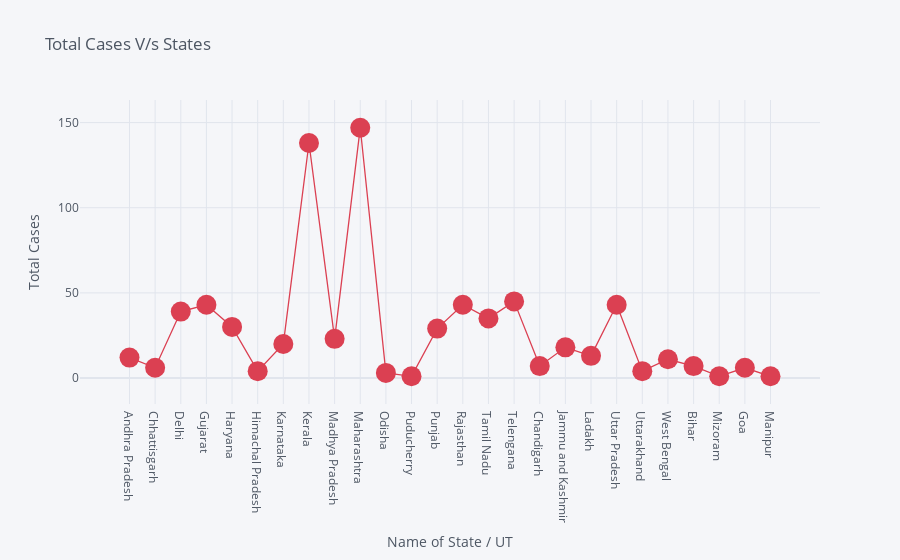
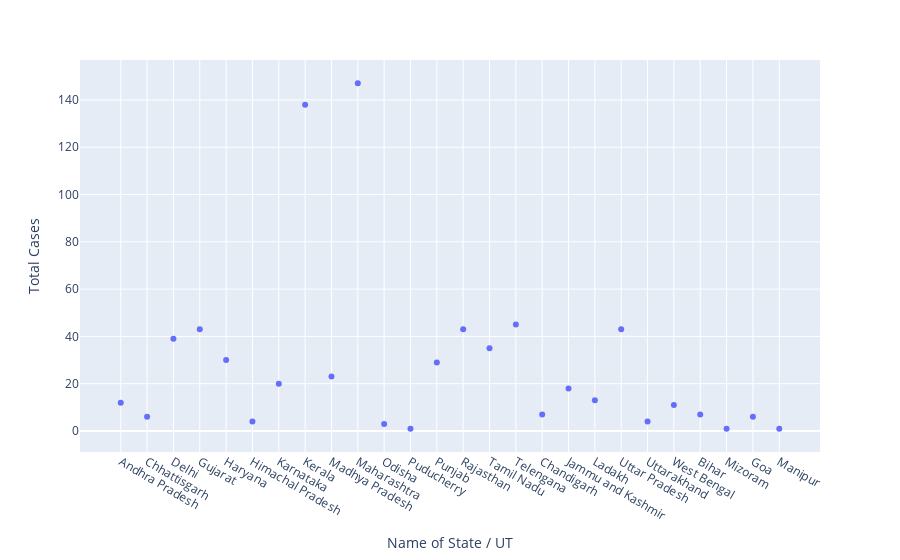

These figures' notebook cell, in order:
### Code cell
df.iplot(kind='scatter',x='Name of State / UT',y='Total Cases',mode='markers+lines',title='Total Cases V/s States',xTitle='Name of State / UT',yTitle='Total Cases',colors='red',size=20)
px.scatter(df,x='Name of State / UT',y='Total Cases')

### Figure 1 — Plotly figure (JSON) as saved in the notebook; plotly's stock layout.template omitted (floating-point values rounded to 4 significant figures)
{"data": [{"line": {"color": "rgba(219, 64, 82, 1.0)", "dash": "solid", "shape": "linear", "width": 1.3}, "marker": {"size": 20, "symbol": "circle"}, "mode": "markers+lines", "name": "Total Cases", "text": "", "type": "scatter", "x": ["Andhra Pradesh", "Chhattisgarh", "Delhi", "Gujarat", "Haryana", "Himachal Pradesh", "Karnataka", "Kerala", "Madhya Pradesh", "Maharashtra", "Odisha", "Puducherry", "Punjab", "Rajasthan", "Tamil Nadu", "Telengana", "Chandigarh", "Jammu and Kashmir", "Ladakh", "Uttar Pradesh", "Uttarakhand", "West Bengal", "Bihar", "Mizoram", "Goa", "Manipur"], "y": [12, 6, 39, 43, 30, 4, 20, 138, 23, 147, 3, 1, 29, 43, 35, 45, 7, 18, 13, 43, 4, 11, 7, 1, 6, 1]}], "layout": {"legend": {"bgcolor": "#F5F6F9", "font": {"color": "#4D5663"}}, "paper_bgcolor": "#F5F6F9", "plot_bgcolor": "#F5F6F9", "title": {"font": {"color": "#4D5663"}, "text": "Total Cases V/s States"}, "xaxis": {"gridcolor": "#E1E5ED", "showgrid": true, "tickfont": {"color": "#4D5663"}, "title": {"font": {"color": "#4D5663"}, "text": "Name of State / UT"}, "zerolinecolor": "#E1E5ED"}, "yaxis": {"gridcolor": "#E1E5ED", "showgrid": true, "tickfont": {"color": "#4D5663"}, "title": {"font": {"color": "#4D5663"}, "text": "Total Cases"}, "zerolinecolor": "#E1E5ED"}}}

### Figure 2 — Plotly figure (JSON) as saved in the notebook; plotly's stock layout.template omitted (floating-point values rounded to 4 significant figures)
{"data": [{"hovertemplate": "Name of State / UT=%{x}<br>Total Cases=%{y}<extra></extra>", "legendgroup": "", "marker": {"color": "#636efa", "symbol": "circle"}, "mode": "markers", "name": "", "orientation": "v", "showlegend": false, "type": "scatter", "x": ["Andhra Pradesh", "Chhattisgarh", "Delhi", "Gujarat", "Haryana", "Himachal Pradesh", "Karnataka", "Kerala", "Madhya Pradesh", "Maharashtra", "Odisha", "Puducherry", "Punjab", "Rajasthan", "Tamil Nadu", "Telengana", "Chandigarh", "Jammu and Kashmir", "Ladakh", "Uttar Pradesh", "Uttarakhand", "West Bengal", "Bihar", "Mizoram", "Goa", "Manipur"], "xaxis": "x", "y": [12, 6, 39, 43, 30, 4, 20, 138, 23, 147, 3, 1, 29, 43, 35, 45, 7, 18, 13, 43, 4, 11, 7, 1, 6, 1], "yaxis": "y"}], "layout": {"legend": {"tracegroupgap": 0}, "margin": {"t": 60}, "xaxis": {"anchor": "y", "domain": [0, 1], "title": {"text": "Name of State / UT"}}, "yaxis": {"anchor": "x", "domain": [0, 1], "title": {"text": "Total Cases"}}}}
